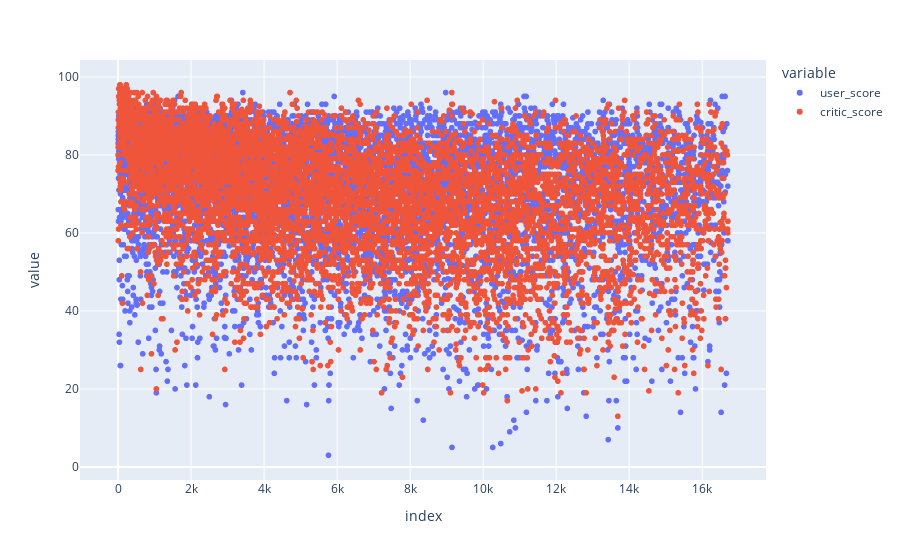

The notebook cell this image was saved under:
### Code cell
px.scatter(new_games_score)

### Figure 1 — Plotly figure (JSON) as saved in the notebook; plotly's stock layout.template omitted (floating-point values rounded to 4 significant figures; data arrays with more than 128 entries replaced by an {"elided": "..."} marker saying what was removed)
{"data": [{"hovertemplate": "variable=user_score<br>index=%{x}<br>value=%{y}<extra></extra>", "legendgroup": "user_score", "marker": {"color": "#636efa", "symbol": "circle"}, "mode": "markers", "name": "user_score", "showlegend": true, "type": "scattergl", "x": {"elided": "7310 int values"}, "xaxis": "x", "y": {"elided": "7310 float values"}, "yaxis": "y"}, {"hovertemplate": "variable=critic_score<br>index=%{x}<br>value=%{y}<extra></extra>", "legendgroup": "critic_score", "marker": {"color": "#EF553B", "symbol": "circle"}, "mode": "markers", "name": "critic_score", "showlegend": true, "type": "scattergl", "x": {"elided": "7310 int values"}, "xaxis": "x", "y": {"elided": "7310 float values"}, "yaxis": "y"}], "layout": {"legend": {"title": {"text": "variable"}, "tracegroupgap": 0}, "margin": {"t": 60}, "xaxis": {"anchor": "y", "domain": [0, 1], "title": {"text": "index"}}, "yaxis": {"anchor": "x", "domain": [0, 1], "title": {"text": "value"}}}}
